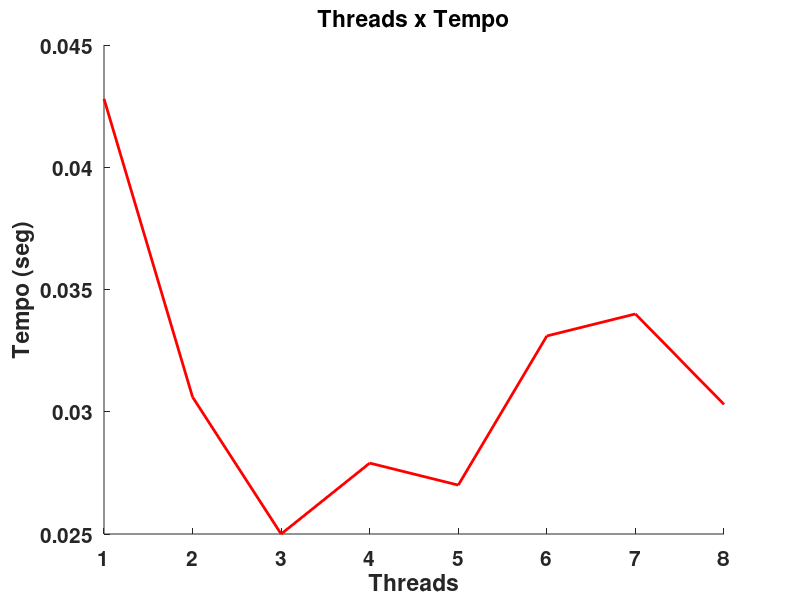
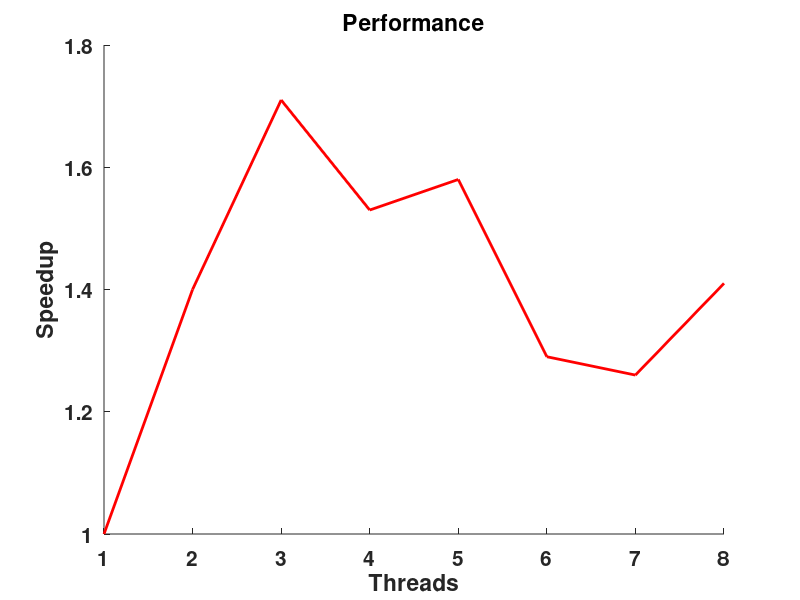

MATLAB code to generate these figures, in order:
%%%%%%Codigo Metodos Computacionais%%%%%%%%%%%%

%%%%%%%%Parametros%%%%%%%%%%%%%%%%%%%%%%%%%%%%%%
%Numero de thread
th = 1:8
% parallel
par = [0.0428,0.0306,0.025,0.0279,0.027,0.0331,0.034,0.0303]
% serial
on = [0.0358,0.0576,0.0757,0.0769,0.0374,0.0332,0.0329,0.0312]

%%%%%%%%%%%Consideração de perfomance%%%%%%%%%%%
%%%%%%%%%Dividir thread 1 por todos os outros%%%
%%%%%S=t1/Tp
% parallel
spar = [1, 1.4,1.71,1.53,1.58,1.29,1.26,1.41]
% omp dentro
%son = [1, 1.99,1.60,2.07,1.69,1.73,1.78,1.99]

figure (1)
hold on
plot(th,par,'-r', 'LineWidth',2)
%plot(th,on,'--k','LineWidth',2)
%legend('Fora loop','No loop')
set(gca,'FontSize',15,'FontWeight','bold')
xlabel('Threads')
ylabel('Tempo (seg)' )
title('Threads x Tempo')

figure (2)
hold on
plot(th,spar,'-r', 'LineWidth',2)
%plot(th,son,'--k','LineWidth',2)
%legend('Fora loop','No loop')
set(gca,'FontSize',15,'FontWeight','bold')
xlabel('Threads')
ylabel('Speedup' )
title('Performance')